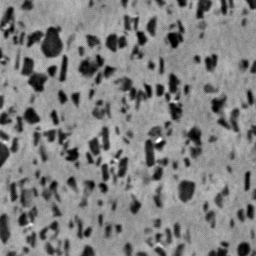
#> input picture Assignment_2/aluminium.png, 256 x 256 px
$ jupyter execute Assignment_2.ipynb
#> lines starting #> are read from the running program, lines starting #| are printed output that depends on the picture; after the words box and inside, x2 and y2 are one past the last pixel; in counts of white or black regions, pixels touching at a corner belong together
# Assignment No:2
Image and Video Prosessing
Name : Ajinkya Waghulikar
Neptun : FGRQTC
Question : Thresholding algorithm by Otsu
Output: thresholded image and obtained threshold value.

[cell 1]
import cv2
import numpy as np
from matplotlib import pyplot as plt
import pandas as pd
import math
import warnings
warnings.filterwarnings('ignore')

[cell 2]
img = cv2.imread("aluminium.png", 0)
#> img is the input picture: shape (256, 256); min 0, max 255, mean 127.2
img1 = cv2.imread("finger.png", 0)
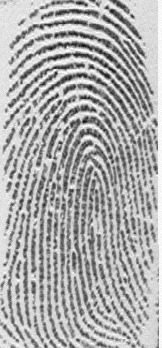
#> input picture Assignment_2/finger.png, 162 x 348 px
#> img1 is the input picture: shape (348, 162); min 5, max 255, mean 171.9
img2= cv2.imread("julia.png", 0)
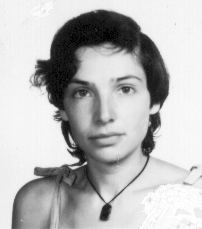
#> input picture Assignment_2/julia.png, 202 x 229 px
#> img2 is the input picture: shape (229, 202); min 0, max 255, mean 185.4
img3= cv2.imread("phobos.png", 0)
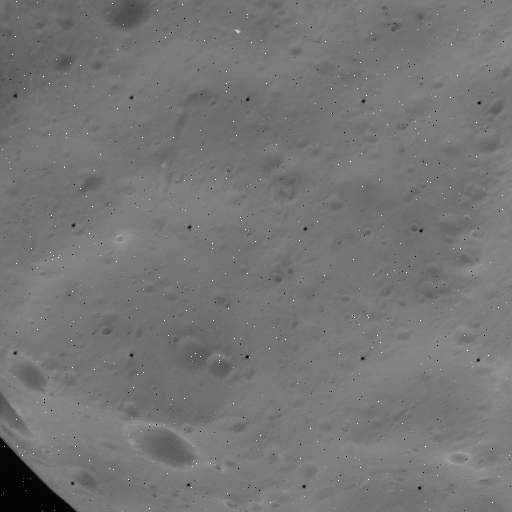
#> input picture Assignment_2/phobos.png, 512 x 512 px
#> img3 is the input picture: shape (512, 512); min 0, max 254, mean 117.4

plt.imshow(img, cmap='gray')
plt.show()
plt.imshow(img1, cmap='gray')
plt.show()
plt.imshow(img2, cmap='gray')
plt.show()
plt.imshow(img3, cmap='gray')
plt.show()

[cell 3]
threshold_value = {}
m = [1]


def create_Histogram(img):
   row, column = img.shape
   a = np.zeros(256)
   for i in range(0,row):
      for j in range(0,column):
         a[img[i,j]] += 1
   b = np.arange(0,256)
   plt.bar(b, a, color='b', width=5, align='center', alpha=0.25)
   plt.show()
   return a


def regenerate_img(img, threshold):
    row, column = img.shape
    a = np.zeros((row, column))
    for i in range(0,row):
        for j in range(0,column):
            if img[i,j] >= threshold:
                a[i,j] = 255
            else:
                a[i,j] = 0
    return a


def count_pixel(m):
    count = 0
    for i in range(0, len(m)):
        if m[i]>0:
           count += m[i]
    return count


def weight(s, e):
    a = 0
    for i in range(s, e):
        a += m[i]
    return a


def mean(s, e):
    a = 0
    b = weight(s, e)
    for i in range(s, e):
        a += m[i] * i

    return a/float(b)


def variance(s, e):
    a = 0
    b = mean(s, e)
    c = weight(s, e)
    for i in range(s, e):
        a += ((i - b) **2) * m[i]
    a /= c
    return a


def threshold(m):
    count = count_pixel(m)
    for i in range(1, len(m)):
        a = variance(0, i)
        b = weight(0, i) / float(count)
        c = mean(0, i)

        aa = variance(i, len(m))
        bb = weight(i, len(m)) / float(count)
        cc = mean(i, len(m))

        aaa = b * (a) + bb * (aa)
        bbb = b * bb * (c - cc)**2

        fw = open("trace.txt", "a")
        fw.write('T='+ str(i) + "\n")

        fw.write('b='+ str(b) + "\n")
        fw.write('c='+ str(c) + "\n")
        fw.write('a='+ str(a) + "\n")

        fw.write('bb='+ str(bb) + "\n")
        fw.write('cc='+ str(cc) + "\n")
        fw.write('aa='+ str(aa) + "\n")

        fw.write('Within Class Variance='+ str(aaa) + "\n")
        fw.write('Between Class Variance=' + str(bbb) + "\n")
        fw.write("\n")

        if not math.isnan(aaa):
            threshold_value[i] = aaa


def get_optimal_threshold():
    min_aaa = min(threshold_value.values())
    optimal_threshold = [k for k, v in threshold_value.items() if v == min_aaa]
    print('Optimal threshold Value', optimal_threshold[0])
    return optimal_threshold[0]

[cell 4]
img00 = np.asarray(img)

m = create_Histogram(img00)
#> in create_Histogram, `plt.show()`:
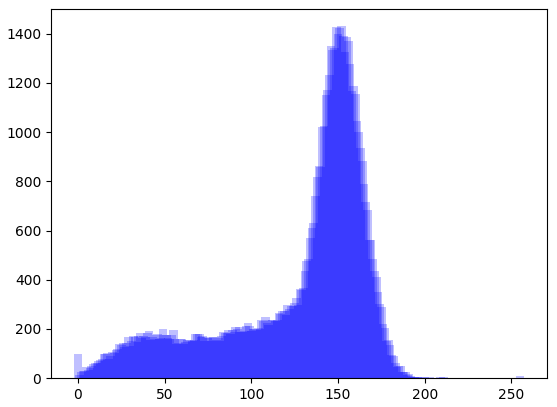
#> figure drawn by matplotlib, 1 panel; tallest bar 1430 high, from x = 149.5 to 154.5
#> m = 256 values, max 1430 at index 152, min 0 at index 206, mean 256
threshold(m)
#> the loop in count_pixel, `for i in range(0, len(m)):` made 256 passes
#> count on passes 1 to 12: 98, 113, 139, 170, 201, 246, 280, 320, 370, 428, 490, 553
#> after the loop in count_pixel, `for i in range(0, len(m)):`: count = 65536
#> the loop in threshold, `for i in range(1, len(m)):` made 255 passes
#> (aa, bb, cc, aaa, bbb) on passes 1 to 3: (1764.9, 0.999, 127.4, 1762.3, 24.25), (1761.6, 0.998, 127.5, 1758.6, 27.91), (1756.1, 0.998, 127.5, 1752.4, 34.15)
op_thres = get_optimal_threshold()
#| Optimal threshold Value 104

res = regenerate_img(img00, op_thres)
#> after the loop in regenerate_img, `for i in range(0,row):`:
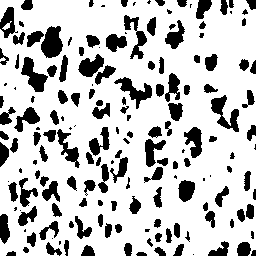
#> a: shape (256, 256) float64; 76.6% white; 170 black regions (36 under 20 px), largest, box (x1, y1, x2, y2) and area: (41, 26, 63, 58) 503, (211, 95, 239, 132) 448, (21, 57, 48, 92) 446
plt.imshow(img, cmap='gray', vmax=255),plt.title('Original image')
plt.show()
plt.imshow(res, cmap='gray', vmax=255),plt.title('Threshold image')
plt.show()

[cell 5]
img11 = np.asarray(img1)

m = create_Histogram(img11)
threshold(m)
op_thres = get_optimal_threshold()
#| Optimal threshold Value 159

res = regenerate_img(img11, op_thres)
#> call 2 of regenerate_img, with threshold = 159
#> after the loop in regenerate_img (call 2), `for i in range(0,row):`:
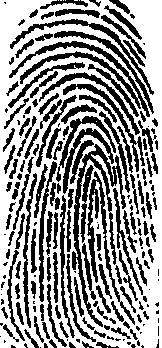
#> a: shape (348, 162) float64; 60.2% white; 202 black regions (67 under 20 px), largest, box (x1, y1, x2, y2) and area: (72, 144, 126, 327) 1674, (9, 41, 150, 117) 1512, (87, 171, 135, 325) 1057
plt.imshow(img1, cmap='gray', vmax=255),plt.title('Original image')
plt.show()
plt.imshow(res, cmap='gray', vmax=255),plt.title('Threshold image')
plt.show()

[cell 6]
img22 = np.asarray(img2)

m = create_Histogram(img22)
#> in create_Histogram (call 3), `plt.show()`:
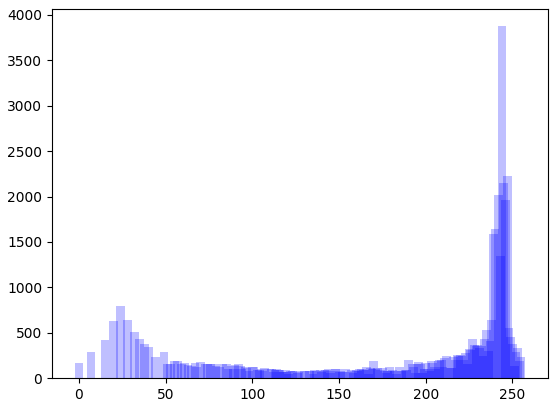
#> figure drawn by matplotlib, 1 panel; tallest bar 3876 high, from x = 241.5 to 246.5
threshold(m)
op_thres = get_optimal_threshold()
#| Optimal threshold Value 150

res = regenerate_img(img22, op_thres)
#> call 3 of regenerate_img, with threshold = 150
#> after the loop in regenerate_img (call 3), `for i in range(0,row):`:
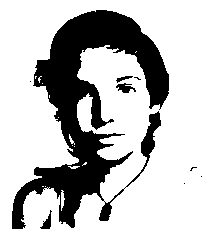
#> a: shape (229, 202) float64; 72.6% white; 9 black regions (5 under 20 px), largest, box (x1, y1, x2, y2) and area: (12, 10, 169, 229) 12417, (116, 83, 136, 93) 111, (40, 210, 52, 229) 94, (116, 76, 133, 83) 49
plt.imshow(img2, cmap='gray', vmax=255),plt.title('Original image')
plt.show()
plt.imshow(res, cmap='gray', vmax=255),plt.title('Threshold image')
plt.show()

[cell 7]
img33 = np.asarray(img3)

m = create_Histogram(img33)
#> in create_Histogram (call 4), `plt.show()`:
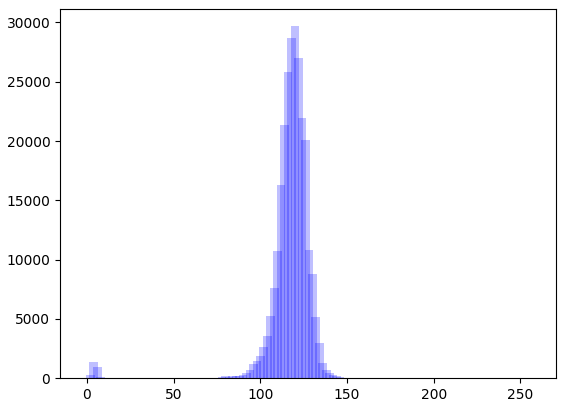
#> figure drawn by matplotlib, 1 panel; tallest bar 29682 high, from x = 117.5 to 122.5
threshold(m)
op_thres = get_optimal_threshold()
#| Optimal threshold Value 63

res = regenerate_img(img33, op_thres)
#> call 4 of regenerate_img, with threshold = 63
#> after the loop in regenerate_img (call 4), `for i in range(0,row):`:
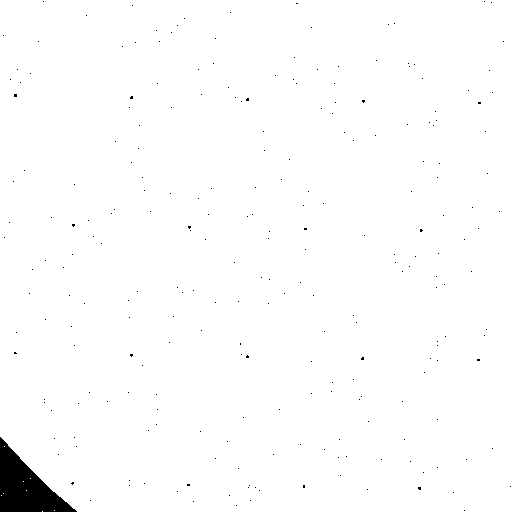
#> a: shape (512, 512) float64; 98.8% white; 243 black regions (242 under 20 px), largest, box (x1, y1, x2, y2) and area: (0, 437, 77, 512) 2769
